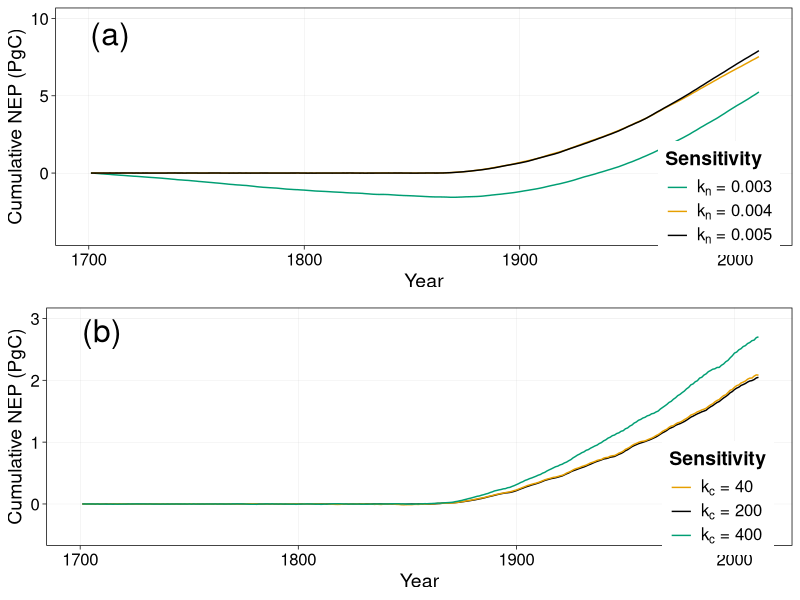

This figure's R source:

### read in files
ndep1DF <- read.csv("input/NDEP_sens_kn1.csv")
ndep2DF <- read.csv("input/NDEP_sens_kn2.csv")
co2DF <- read.csv("input/CO2_sens.csv")


### plotting settings
# two nice color palette for color blind
# The palette with grey:
cbPalette <- c("#999999", "#E69F00", "#56B4E9",
               "#009E73", "#F0E442", "#0072B2", "#D55E00", "#CC79A7")

# The palette with black:
cbbPalette <- c("#000000", "#E69F00", "#56B4E9", 
                "#009E73", "#F0E442", "#0072B2", "#D55E00", "#CC79A7")

require(ggplot2)
require(gridExtra)


## Plot sensitivity to timber and ag assumptions
p1 <- ggplot(ndep2DF) +
    geom_line(aes(x=year, y=kn2003_effect/1000, col="kn003")) +
    geom_line(aes(x=year, y=kn2004_effect/1000, col="kn004")) +
    geom_line(aes(x=year, y=kn2005_effect/1000, col="kn005")) +
    theme_linedraw() +
    theme(panel.grid.minor=element_blank(),
          axis.text=element_text(size=12),
          axis.title=element_text(size=14),
          legend.text=element_text(size=12),
          legend.title=element_text(size=14, face="bold"),
          legend.position=c(0.9,0.2),
          legend.background = element_rect(size=0.5, linetype="solid"),
          panel.grid.major=element_line(color="grey"),
          legend.text.align=0) +
    ylim(-4, 10) + 
    xlim(1700, 2011) +
    labs(x="Year", y="Cumulative NEP (PgC)") +
    scale_colour_manual(name="Sensitivity", 
                        values = c("kn003" = cbbPalette[4], "kn004" = cbbPalette[2], 
                                   "kn005" = cbbPalette[1]),
                        labels = c(expression(paste({k}[n], " = 0.003")),
                                   expression(paste({k}[n], " = 0.004")),
                                   expression(paste({k}[n], " = 0.005")))) +
    annotate("text", x = 1710, y = 9, label = "(a)", size=8)

### Plot sens to timber and ag
p2 <- ggplot(co2DF) +
    geom_line(aes(x=year, y=CO2_ori/1000, col="kc40")) +
    geom_line(aes(x=year, y=CO2_kc200/1000, col="kc200")) +
    geom_line(aes(x=year, y=CO2_kc400/1000, col="kc400")) +
    theme_linedraw() +
    theme(panel.grid.minor=element_blank(),
          axis.text=element_text(size=12),
          axis.title=element_text(size=14),
          legend.text=element_text(size=12),
          legend.title=element_text(size=14, face="bold"),
          legend.position=c(0.9,0.2),
          legend.background = element_rect(size=0.5, linetype="solid"),
          panel.grid.major=element_line(color="grey"),
          legend.text.align=0) +
    ylim(-0.5, 3.0) + 
    xlim(1700, 2011) +
    labs(x="Year", y="Cumulative NEP (PgC)") +
    scale_colour_manual(name="Sensitivity", 
                        values = c("kc40" = cbbPalette[1], "kc200" = cbbPalette[2], 
                                   "kc400" = cbbPalette[4]),
                        labels = c(expression(paste({k}[c], " = 40")),
                                   expression(paste({k}[c], " = 200")),
                                   expression(paste({k}[c], " = 400")))) +
    annotate("text", x = 1710, y = 2.8, label = "(b)", size=8)

pdf("Figure7.pdf")
grid.arrange(p1, p2, ncol=1)
dev.off()

